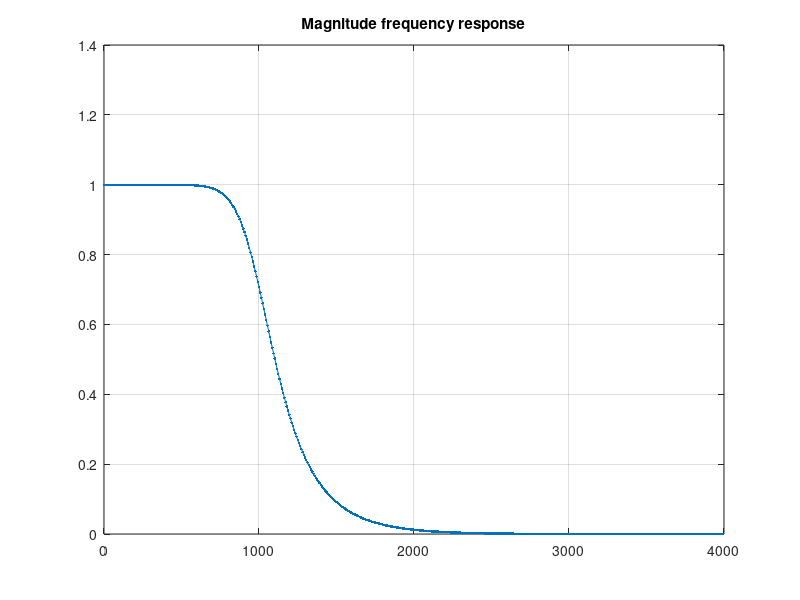

The MATLAB script that drew this image:
fs=8000;		% Sampling rate
filterOrder=5;		% Order of filter
cutOffFreq=1000;	% Cutoff frequency
[b, a]=butter(filterOrder, cutOffFreq/(fs/2), 'low');
% === Plot frequency response
[h, w]=freqz(b, a);
plot(w/pi*fs/2, abs(h), '.-'); title('Magnitude frequency response');
grid on